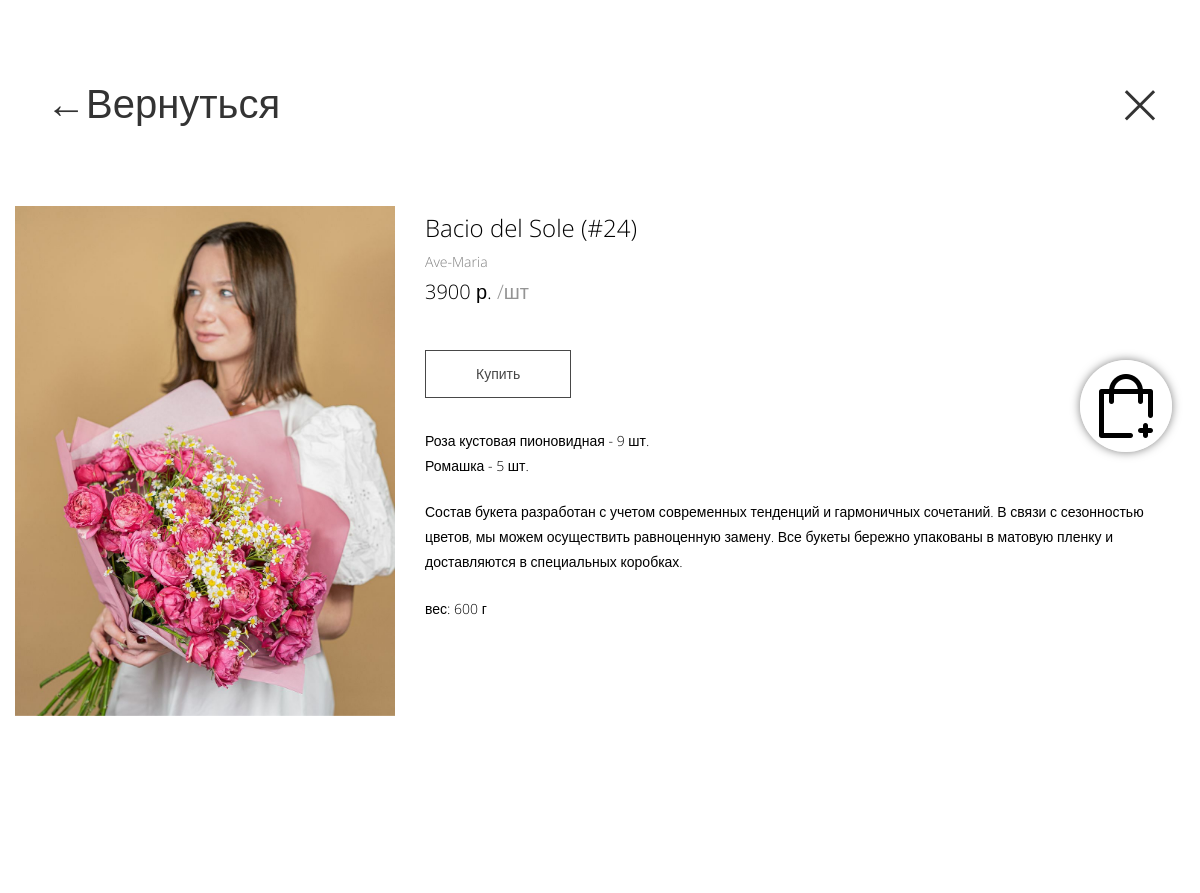
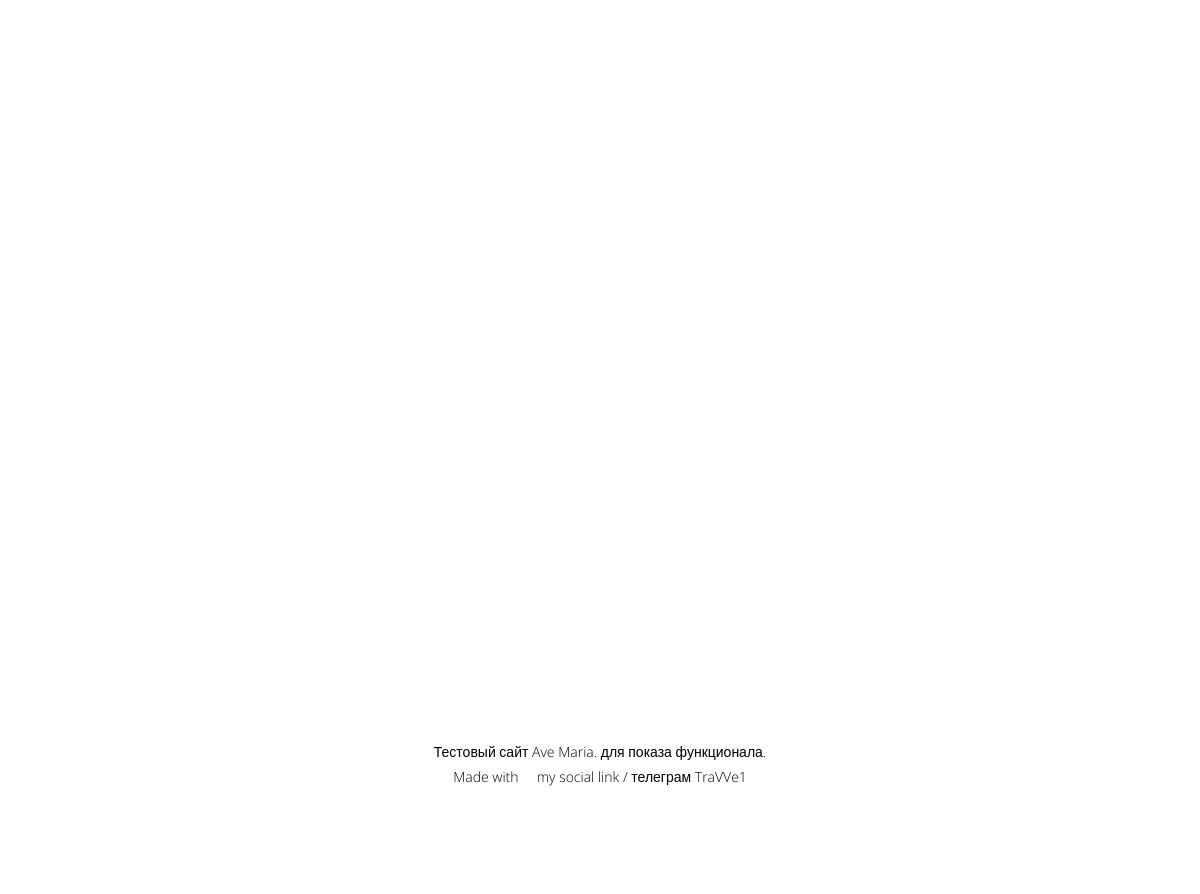
Page /product/Bacio-del-Sole on the committed database (2 pictures, top to bottom).
### tables this page shows
CREATE TABLE products (
id integer PRIMARY KEY AUTOINCREMENT,

name text NOT NULL,
description text NOT NULL,
quick_describe text NOT NULL,
weight text NOT NULL,
amount text NOT NULL,
price text NOT NULL,
url text NOT NULL,
imgname text NOT NULL,
time integer NOT NULL
);

### script.py (the view, shortened to what this page needs)
@app.route("/product/<alias>", methods=["POST", "GET"])
def show_product(alias):
    user_id = current_user.get_id()
    id, name, description, quick_describe, weight, amount, price, imgname = dbase.get_product(alias)
    result_amount = ''
    for i in amount:
        if i != '.':
            result_amount += i
        if i == '.':
            result_amount += i + '<br>'
    result_amount = result_amount[:-4]
    if not name:
        abort(404)
    return render_template('post.html',
                           menu=dbase.get_menu(),
                           post=dbase.get_product(alias),
                           products=dbase.get_products_announce(),
                           result_amount=result_amount,
                           name=name,
                           autofill=dbase.get_autofill(user_id),
                           check_authenticated=check_authenticated)

### FDataBase.py (called while the page is built)
    def get_menu(self):
        sql = """SELECT * FROM mainmenu"""
        try:
            self.__cur.execute(sql)
            res = self.__cur.fetchall()
            if res:
                return res
        except sqlite3.Error as e:
            print("Error script getting data from DB'\n'error comes from FDataBase | get_menu " + str(e))
        return []

    def get_product(self, alias):
        try:
            self.__cur.execute(f"SELECT id, name, description, quick_describe, weight, amount, price, imgname "
                               f"FROM products WHERE url LIKE '{alias}' LIMIT 1")
            res = self.__cur.fetchone()
            if res:
                return res
        except sqlite3.Error as e:
            print("Error script getting data from DB'\n'error comes from FDataBase | get_product " + str(e))
        return False, False

    def get_products_announce(self):
        try:
            self.__cur.execute(f"SELECT id, name, description, quick_describe, weight, amount, price, url, imgname "
                               f"FROM products ORDER BY time DESC")
            res = self.__cur.fetchall()
            if res:
                return res
        except sqlite3.Error as e:
            print("Error script getting data from DB'\n'error comes from FDataBase | get_products_announce " + str(e))
        return []

    def get_autofill(self, user_id):
        try:
            self.__cur.execute(f"SELECT customer, phone, mail, receiver, receiver_phone, city, "
                               f"street, building_address, entrance, floor, apartment "
                               f"FROM users WHERE id LIKE '{user_id}' LIMIT 1")
            res = self.__cur.fetchone()
            if not res:
                print("Failed")
                return False
            return res
        except sqlite3.Error as e:
            print("Error script getting data from DB'\n'error comes from FDataBase | get_autofill " + str(e))
        return False

### script.py (called while the page is built)
def connect_db():
    conn = sqlite3.connect(app.config['DATABASE'])
    conn.row_factory = sqlite3.Row
    return conn

def get_db():
    if not hasattr(g, 'link_db'):
        g.link_db = connect_db()
    return g.link_db

@app.before_request
def before_request():
    global dbase
    db = get_db()
    dbase = FDataBase(db)

### templates/post.html (shortened to what this page needs)
{% extends 'base.html' %}
{% block content %}
{{ super() }}
<div class="header-panel">
	<button class="button-back" onclick="history.back()"><span>&#8592;</span><span>Вернуться</span></button>
	<a href="\product" class="button-close"><span>&#215;</span></a>
</div>
	<header>
		<div class="FlowerCon">
		<div class="fadeInLeft animated">
			<img class="el-img-front" src="\static\images\productImg\{{post.imgname}}" width="526" height="700">
		</div>
		<div class="textblock fadeInRight animated">
		<p class="el-name">{{ post.name }}</p>
		<p class="col-3-description">Ave-Maria</p>
        <p class="el price">
            <span class="priceValue">{{ post.price }}</span>
            <span>р.</span>
            <span class="el-unit">/шт</span>
        </p>
		<div class="buttonmargin">
            <button class="btn-more-info" data-product-id="{{post.id}}">Купить</button>
		</div>
		<p class="el-description ">{{ result_amount | safe }}</p>
		<p class="el-description ">{{ post.description }}</p>
		<p class="el-description "> вес: {{ post.weight }} г</p>
		</div>
		</div>
	</header>
<div id="fh5co-product-section">
    <div class="container">
        <div class="row">
        </div>
        <div class="owl-carousel owl-carousel2">
        </div>
    </div>
</div>
{% endblock %}

### static/css/style.css (style rules this page uses)
.el-img-front { width: 380px; height: 510px; }
.el-name { font-size: 24px; margin: auto; }
.el-description { font-size: 14px; }
.el.price { margin-bottom: 20px; }
.el-unit { color: #555555a1; }
.btn-more-info { color: #474747; background-color: #ffffff; border: 1px solid #474747; font-weight: 300; font-size: 14px; padding-left: 30px; padding-right: 30px; padding: 10px 50px; margin-top: 10px; }
body { font-family: "Open Sans", Arial, serif; line-height: 1.8; font-size: 20px; background: #fff; font-weight: 300; }
a { color: #000; -webkit-transition: 0.5s; -o-transition: 0.5s; transition: 0.5s; text-decoration: none!important; }
p { margin-bottom: 1.5em; font-size: 20px; color: #000; font-weight: 300; font-family: "Open Sans", Arial, serif; }
.owl-carousel { margin-bottom: 5em; }
#fh5co-media-section, #fh5co-intro-section, #fh5co-contact-section, #fh5co-product-section, .about-section { padding-bottom: 8em; }
.header-panel { z-index: 9999; margin: 40px; display: flex; justify-content: space-between; }
.button-back, .button-close { border: 0px; color: #333; background: transparent; -webkit-transition: 0.5s; -o-transition: 0.5s; transition: 0.5s; font-size: 40px; }
.button-close { font-size: 70px!important; }
.FlowerCon { display: flex; max-width: 1200px; margin-left: auto; margin-right: auto; padding-left: 15px; padding-right: 15px; }
.textblock { margin-left: 30px; margin-right: 30px; }
.buttonmargin { margin-top: 30px; margin-bottom: 30px; }
.col-3-description { font-size: 14px; color: gray; margin: auto; }
.row { color: #000; margin: 0!important; }
.owl-carousel:after { content: ""; display: block; position: absolute; width: 8%; top: 0; bottom: 0; left: 50%; margin-left: 0; pointer-events: none; background: url() no-repeat center 50%; background-size: 100% auto; }
.owl-carousel { z-index: auto; margin: 0; }
@media screen and (min-width:961px) and (max-width:1200px) { html { font-size:8px; } }
input[type="checkbox"]:checked + label:before, input[type="checkbox"]:not(:checked) + label:before, { content: ""; position: absolute; left: 0px; top: 0px; width: 60px; height: 56px; background-color: #363b41; }

### rows in the picture
products: imgname (picture), name "Bacio del Sole (#24)", price "3900", description "Состав букета разработан с учетом современных тенденций и гармоничных сочетаний. В связи с сезонностью цветов, мы можем осуществить равноценную замену. Все букеты бережно упакованы в матовую пленку и доставляются в специальных коробках.", weight "600"

### other values in the picture
{{ result_amount | safe }} "Роза кустовая пионовидная - 9 шт. Ромашка - 5 шт."
